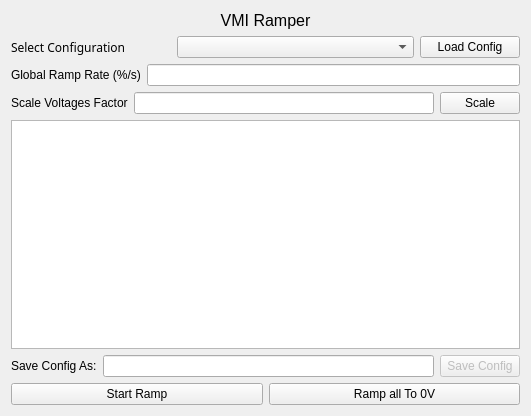
<?xml version="1.0" encoding="UTF-8"?>
<ui version="4.0">
 <class>Form</class>
 <widget class="QWidget" name="Form">
  <property name="geometry">
   <rect>
    <x>0</x>
    <y>0</y>
    <width>531</width>
    <height>416</height>
   </rect>
  </property>
  <property name="windowTitle">
   <string>Form</string>
  </property>
  <layout class="QVBoxLayout" name="verticalLayout_2">
   <item>
    <layout class="QVBoxLayout" name="verticalLayout">
     <item>
      <widget class="PyDMLabel" name="PyDMLabel">
       <property name="maximumSize">
        <size>
         <width>16777215</width>
         <height>30</height>
        </size>
       </property>
       <property name="font">
        <font>
         <pointsize>12</pointsize>
        </font>
       </property>
       <property name="toolTip">
        <string/>
       </property>
       <property name="text">
        <string>VMI Ramper</string>
       </property>
       <property name="alignment">
        <set>Qt::AlignCenter</set>
       </property>
      </widget>
     </item>
     <item>
      <layout class="QHBoxLayout" name="horizontalLayout">
       <item>
        <widget class="QLabel" name="label">
         <property name="maximumSize">
          <size>
           <width>160</width>
           <height>16777215</height>
          </size>
         </property>
         <property name="font">
          <font>
           <family>Sans Serif</family>
          </font>
         </property>
         <property name="text">
          <string>Select Configuration</string>
         </property>
        </widget>
       </item>
       <item>
        <widget class="QComboBox" name="config_select_cb"/>
       </item>
       <item>
        <widget class="QPushButton" name="config_load_btn">
         <property name="maximumSize">
          <size>
           <width>100</width>
           <height>16777215</height>
          </size>
         </property>
         <property name="text">
          <string>Load Config</string>
         </property>
        </widget>
       </item>
      </layout>
     </item>
     <item>
      <layout class="QHBoxLayout" name="horizontalLayout_3">
       <item>
        <widget class="QLabel" name="label_2">
         <property name="text">
          <string>Global Ramp Rate (%/s)</string>
         </property>
        </widget>
       </item>
       <item>
        <widget class="QLineEdit" name="ramp_rate_le"/>
       </item>
      </layout>
     </item>
     <item>
      <layout class="QHBoxLayout" name="horizontalLayout_4">
       <item>
        <widget class="QLabel" name="label_4">
         <property name="text">
          <string>Scale Voltages Factor</string>
         </property>
        </widget>
       </item>
       <item>
        <widget class="QLineEdit" name="scale_voltage_le"/>
       </item>
       <item>
        <widget class="QPushButton" name="set_scale_btn">
         <property name="text">
          <string>Scale</string>
         </property>
        </widget>
       </item>
      </layout>
     </item>
     <item>
      <widget class="QTableWidget" name="device_table">
       <property name="sizeAdjustPolicy">
        <enum>QAbstractScrollArea::AdjustToContents</enum>
       </property>
       <attribute name="horizontalHeaderStretchLastSection">
        <bool>true</bool>
       </attribute>
      </widget>
     </item>
     <item>
      <layout class="QHBoxLayout" name="horizontalLayout_2">
       <item>
        <widget class="QLabel" name="label_3">
         <property name="text">
          <string>Save Config As:</string>
         </property>
        </widget>
       </item>
       <item>
        <widget class="QLineEdit" name="config_save_le"/>
       </item>
       <item>
        <widget class="QPushButton" name="save_config_btn">
         <property name="enabled">
          <bool>false</bool>
         </property>
         <property name="text">
          <string>Save Config</string>
         </property>
        </widget>
       </item>
      </layout>
     </item>
     <item>
      <layout class="QHBoxLayout" name="horizontalLayout_5">
       <item>
        <widget class="QPushButton" name="ramp_bn">
         <property name="text">
          <string>Start Ramp</string>
         </property>
        </widget>
       </item>
       <item>
        <widget class="QPushButton" name="ramp_0_bn">
         <property name="text">
          <string>Ramp all To 0V</string>
         </property>
        </widget>
       </item>
      </layout>
     </item>
    </layout>
   </item>
  </layout>
 </widget>
 <customwidgets>
  <customwidget>
   <class>PyDMLabel</class>
   <extends>QLabel</extends>
   <header>pydm.widgets.label</header>
  </customwidget>
 </customwidgets>
 <resources/>
 <connections/>
</ui>
